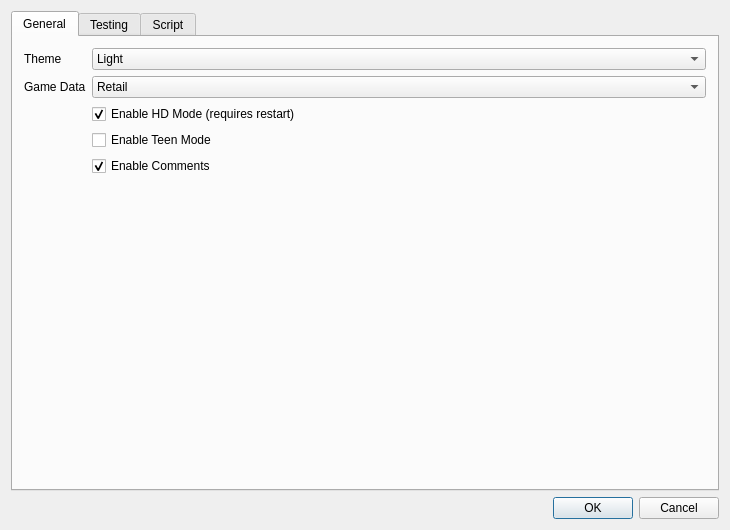
<?xml version="1.0" encoding="UTF-8"?>
<ui version="4.0">
 <class>SettingsEditor</class>
 <widget class="QDialog" name="SettingsEditor">
  <property name="windowModality">
   <enum>Qt::ApplicationModal</enum>
  </property>
  <property name="geometry">
   <rect>
    <x>0</x>
    <y>0</y>
    <width>730</width>
    <height>530</height>
   </rect>
  </property>
  <property name="windowTitle">
   <string>Settings</string>
  </property>
  <layout class="QVBoxLayout" name="verticalLayout_1">
   <item>
    <layout class="QVBoxLayout" name="verticalLayout">
     <item>
      <widget class="QTabWidget" name="tabs">
       <property name="currentIndex">
        <number>0</number>
       </property>
       <property name="usesScrollButtons">
        <bool>false</bool>
       </property>
       <widget class="QWidget" name="tab">
        <attribute name="title">
         <string>General</string>
        </attribute>
        <layout class="QFormLayout" name="formLayout_2">
         <item row="0" column="0">
          <widget class="QLabel" name="themeLabel">
           <property name="text">
            <string>Theme</string>
           </property>
          </widget>
         </item>
         <item row="0" column="1">
          <widget class="QComboBox" name="theme">
           <item>
            <property name="text">
             <string>Light</string>
            </property>
           </item>
           <item>
            <property name="text">
             <string>Dark</string>
            </property>
           </item>
          </widget>
         </item>
         <item row="1" column="0">
          <widget class="QLabel" name="typeLabel">
           <property name="text">
            <string>Game Data</string>
           </property>
          </widget>
         </item>
         <item row="1" column="1">
          <widget class="QComboBox" name="flavour">
           <item>
            <property name="text">
             <string>Retail</string>
            </property>
           </item>
           <item>
            <property name="text">
             <string>PTR</string>
            </property>
           </item>
          </widget>
         </item>
         <item row="2" column="1">
          <widget class="QCheckBox" name="hd">
           <property name="text">
            <string>Enable HD Mode (requires restart)</string>
           </property>
           <property name="checked">
            <bool>true</bool>
           </property>
          </widget>
         </item>
         <item row="3" column="1">
          <widget class="QCheckBox" name="teen">
           <property name="text">
            <string>Enable Teen Mode</string>
           </property>
          </widget>
         </item>
         <item row="4" column="1">
           <widget class="QCheckBox" name="comments">
             <property name="text">
               <string>Enable Comments</string>
             </property>
             <property name="checked">
               <bool>true</bool>
             </property>
           </widget>
         </item>
        </layout>
       </widget>
       <widget class="QWidget" name="tab_1">
        <attribute name="title">
         <string>Testing</string>
        </attribute>
        <layout class="QFormLayout" name="formLayout">
         <property name="labelAlignment">
          <set>Qt::AlignLeading|Qt::AlignLeft|Qt::AlignTop</set>
         </property>
         <property name="verticalSpacing">
          <number>6</number>
         </property>
         <item row="0" column="0" colspan="2">
          <layout class="QFormLayout" name="formLayout_4">
           <property name="labelAlignment">
            <set>Qt::AlignHCenter|Qt::AlignTop</set>
           </property>
           <property name="horizontalSpacing">
            <number>6</number>
           </property>
           <property name="verticalSpacing">
            <number>0</number>
           </property>
           <item row="0" column="0">
            <widget class="QLabel" name="label">
             <property name="text">
              <string>Arguments:</string>
             </property>
            </widget>
           </item>
           <item row="0" column="1">
            <widget class="QLineEdit" name="userArgs"/>
           </item>
           <item row="1" column="0">
            <widget class="QLabel" name="label_9">
             <property name="text">
              <string>Difficulty</string>
             </property>
            </widget>
           </item>
           <item row="1" column="1">
            <widget class="QComboBox" name="diff">
             <property name="currentText">
              <string>Normal</string>
             </property>
             <item>
              <property name="text">
               <string>Easy</string>
              </property>
             </item>
             <item>
              <property name="text">
               <string>Normal</string>
              </property>
             </item>
             <item>
              <property name="text">
               <string>Hard</string>
              </property>
             </item>
            </widget>
           </item>
           <item row="2" column="0">
            <widget class="QLabel" name="label_8">
             <property name="text">
              <string>Window Mode</string>
             </property>
            </widget>
           </item>
           <item row="2" column="1">
            <widget class="QComboBox" name="windowmode">
             <item>
              <property name="text">
               <string>Default</string>
              </property>
             </item>
             <item>
              <property name="text">
               <string>Windowed</string>
              </property>
             </item>
             <item>
              <property name="text">
               <string>Windowed Fullscreen</string>
              </property>
             </item>
             <item>
              <property name="text">
               <string>Fullscreen</string>
              </property>
             </item>
            </widget>
           </item>
           <item row="3" column="0">
            <widget class="QLabel" name="label_10">
             <property name="text">
              <string>Asset Mode</string>
             </property>
            </widget>
           </item>
           <item row="3" column="1">
            <widget class="QComboBox" name="testhd">
             <item>
              <property name="text">
               <string>Default</string>
              </property>
             </item>
             <item>
              <property name="text">
               <string>HD</string>
              </property>
             </item>
             <item>
              <property name="text">
               <string>SD</string>
              </property>
             </item>
            </widget>
           </item>
           <item row="4" column="0">
            <widget class="QLabel" name="label_11">
             <property name="text">
              <string>Teen Mode</string>
             </property>
            </widget>
           </item>
           <item row="4" column="1">
            <widget class="QComboBox" name="testteen">
             <item>
              <property name="text">
               <string>Default</string>
              </property>
             </item>
             <item>
              <property name="text">
               <string>On</string>
              </property>
             </item>
             <item>
              <property name="text">
               <string>Off</string>
              </property>
             </item>
            </widget>
           </item>
           <item row="5" column="0">
            <widget class="QLabel" name="label_12">
             <property name="text">
              <string>Profile Name</string>
             </property>
            </widget>
           </item>
           <item row="5" column="1">
            <widget class="QLineEdit" name="profile">
             <property name="text">
              <string>HiveWE</string>
             </property>
            </widget>
           </item>
           <item row="6" column="1">
            <widget class="QCheckBox" name="fixedseed">
             <property name="text">
              <string>Fixed random Seed</string>
             </property>
             <property name="checked">
              <bool>true</bool>
             </property>
            </widget>
           </item>
           <item row="7" column="1">
            <widget class="QCheckBox" name="nowfpause">
             <property name="text">
              <string>No Windows Focus Pause</string>
             </property>
             <property name="checked">
              <bool>true</bool>
             </property>
            </widget>
           </item>
           <item row="8" column="0">
            <widget class="QLabel" name="label_7">
             <property name="text">
              <string>Final arguments:</string>
             </property>
            </widget>
           </item>
           <item row="8" column="1">
            <widget class="QLineEdit" name="testArgs">
             <property name="readOnly">
              <bool>true</bool>
             </property>
            </widget>
           </item>
          </layout>
         </item>
        </layout>
       </widget>
       <widget class="QWidget" name="tab_2">
        <attribute name="title">
         <string>Script</string>
        </attribute>
        <property name="enabled">
         <bool>false</bool>
        </property>
        <layout class="QVBoxLayout" name="verticalLayout_4">
         <item>
          <widget class="QGroupBox" name="groupBox_2">
           <property name="title">
            <string>Generate map script</string>
           </property>
           <property name="checkable">
            <bool>true</bool>
           </property>
           <layout class="QVBoxLayout" name="verticalLayout_2">
            <item>
             <widget class="QLabel" name="label_6">
              <property name="sizePolicy">
               <sizepolicy hsizetype="Preferred" vsizetype="Preferred">
                <horstretch>0</horstretch>
                <verstretch>0</verstretch>
               </sizepolicy>
              </property>
              <property name="text">
               <string>Map script generation implies converting all GUI triggers to JASS and appending the text from all custom triggers.</string>
              </property>
             </widget>
            </item>
            <item>
             <widget class="QCheckBox" name="checkBox_2">
              <property name="text">
               <string>Run VJass preprocessor</string>
              </property>
              <property name="checked">
               <bool>true</bool>
              </property>
             </widget>
            </item>
           </layout>
          </widget>
         </item>
         <item>
          <widget class="QGroupBox" name="groupBox">
           <property name="title">
            <string>Custom Tool</string>
           </property>
           <property name="checkable">
            <bool>true</bool>
           </property>
           <property name="checked">
            <bool>false</bool>
           </property>
           <layout class="QVBoxLayout" name="verticalLayout_3">
            <item>
             <layout class="QFormLayout" name="formLayout_3">
              <item row="0" column="0">
               <widget class="QLabel" name="label_2">
                <property name="text">
                 <string>Executable</string>
                </property>
               </widget>
              </item>
              <item row="1" column="0">
               <widget class="QLabel" name="label_3">
                <property name="text">
                 <string>Arguments</string>
                </property>
               </widget>
              </item>
              <item row="2" column="0">
               <widget class="QLabel" name="label_4">
                <property name="text">
                 <string>Working Directory</string>
                </property>
               </widget>
              </item>
              <item row="0" column="1">
               <layout class="QHBoxLayout" name="horizontalLayout_2">
                <item>
                 <widget class="QLineEdit" name="lineEdit_2"/>
                </item>
                <item>
                 <widget class="QToolButton" name="toolButton_2">
                  <property name="sizePolicy">
                   <sizepolicy hsizetype="Preferred" vsizetype="Preferred">
                    <horstretch>0</horstretch>
                    <verstretch>0</verstretch>
                   </sizepolicy>
                  </property>
                  <property name="text">
                   <string>...</string>
                  </property>
                 </widget>
                </item>
               </layout>
              </item>
              <item row="2" column="1">
               <layout class="QHBoxLayout" name="horizontalLayout_4">
                <item>
                 <widget class="QLineEdit" name="lineEdit_4"/>
                </item>
                <item>
                 <widget class="QToolButton" name="toolButton_4">
                  <property name="sizePolicy">
                   <sizepolicy hsizetype="Preferred" vsizetype="Preferred">
                    <horstretch>0</horstretch>
                    <verstretch>0</verstretch>
                   </sizepolicy>
                  </property>
                  <property name="text">
                   <string>...</string>
                  </property>
                 </widget>
                </item>
               </layout>
              </item>
              <item row="1" column="1">
               <widget class="QLineEdit" name="lineEdit_5"/>
              </item>
             </layout>
            </item>
            <item>
             <widget class="QLabel" name="label_5">
              <property name="text">
               <string>HiveWE exposes the following variables:
$hivewe_path - The absolute path to the HiveWE exe
$map_path - The absolute path to the map directory</string>
              </property>
             </widget>
            </item>
           </layout>
          </widget>
         </item>
         <item>
          <spacer name="verticalSpacer">
           <property name="orientation">
            <enum>Qt::Vertical</enum>
           </property>
           <property name="sizeHint" stdset="0">
            <size>
             <width>20</width>
             <height>194</height>
            </size>
           </property>
          </spacer>
         </item>
        </layout>
       </widget>
      </widget>
     </item>
     <item>
      <widget class="QDialogButtonBox" name="buttonBox">
       <property name="standardButtons">
        <set>QDialogButtonBox::Cancel|QDialogButtonBox::Ok</set>
       </property>
      </widget>
     </item>
    </layout>
   </item>
  </layout>
 </widget>
 <layoutdefault spacing="6" margin="11"/>
 <resources/>
 <connections/>
</ui>
